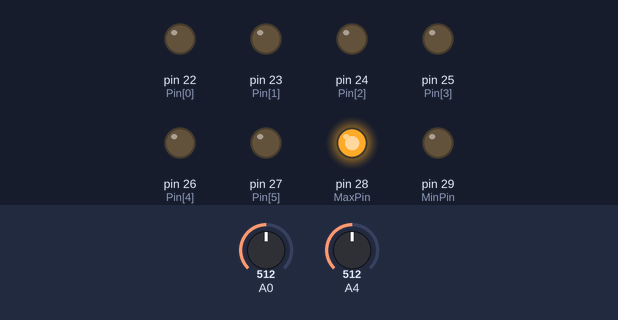
The sketch below on a simulated Arduino Mega 2560, built with avr-gcc and run on an emulated ATmega2560. Shown: output pins drawn as LEDs (lit = HIGH). The test bench sets the inputs (shaded band); at power-on: A4 = 512, A0 = 512.

Above: at 1.7 s.
1.8 s: A4 set to 570
3.3 s: A4 set to 600
At 3.8 s:
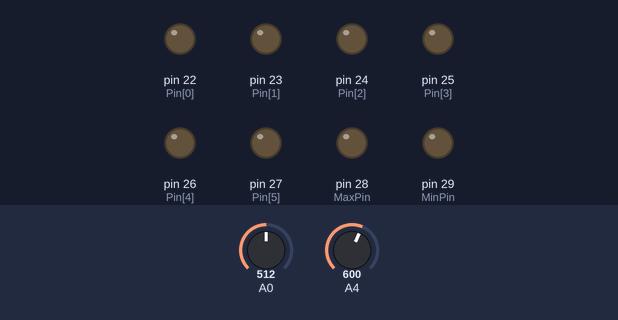
4.8 s: A4 set to 511
At 5.2 s:
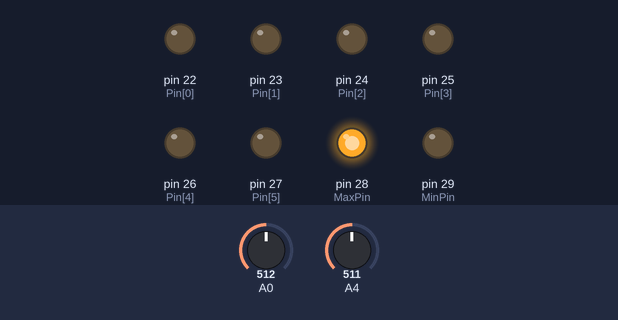
7.8 s: A4 set to 491
9.3 s: A4 set to 470
At 10.0 s:
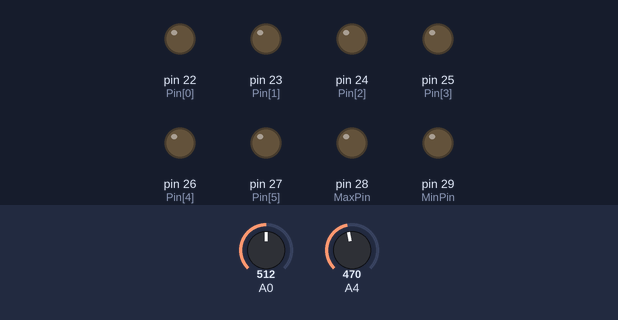
Timing chart, 0 to 11.8 s (numbered marks = the images above; inputs shaded):
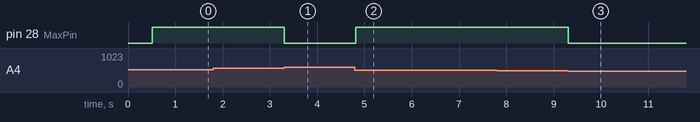

Measured:
- the behaviour switches between 582 and 583 on A4 (found by bisection; images 0 and 1)
- the behaviour switches between 478 and 477 on A4 (found by bisection; images 2 and 3)
- after the input at 1.8 s, every drawn part: stays the same
- after the input at 3.3 s, pin 28 (MaxPin): HIGH → LOW at once
- after the input at 4.8 s, pin 28 (MaxPin): LOW → HIGH at once
- after the input at 7.8 s, every drawn part: stays the same
- after the input at 9.3 s, pin 28 (MaxPin): HIGH → LOW at once

The sketch:

main.ino
```cpp
//========= global Variables ==========
byte Pin[] = {22, 23, 24, 25, 26, 27};
short pinNum = 6;

byte MaxPin = 28;
byte MinPin = 29;
short VoltMin = 100;
short VoltMax = 300;
short Voltage = 0;
short Current = 0;

short cStatus = 0x00;
short cConfig = 0x00;
short reserved = 0xFF;
bool on = LOW;
byte dt = 10;

byte thres = 2;
#define lst_size 20
short V[lst_size] = {};
short C[lst_size] = {};
short Vt, Ct;
byte i = 0;
//=====================================

void setup() {
  initGpio();

  int BAUDRATE = 9600;
  digitalWrite(13, HIGH);
  Serial.begin(BAUDRATE);
  while (!(Serial));
  delay(500);
  digitalWrite(13, LOW);
}

void loop() {
  cStatus = 0;
  V[i] = (analogRead(A4)-400)*10;
  C[i] = analogRead(A0);
  i = (i+1)%10;
  Vt = average(V);
  Ct = average(C);

  if(abs(Voltage - Vt) > thres)
    Voltage = Vt;
  if(abs(Current - Ct) > thres)
    Current = Ct;
  overVoltDetect();

  char data[50];
  if (Serial.available() > 0) {
    short sig = read16();
    if ((sig >> 8) == 0x01) // initialize mode
    {
      send16(Voltage);
      send16(VoltMax);
      send16(VoltMin);
    }
    else if ((sig >> 8) == 0x02) // configurate mode
    {
      VoltMin = read16();
      VoltMax = read16();
      send16(sig);
    }
    else if ((sig >> 8) == 0x03) // communicate mode
    {
      send16(cStatus);
      send16(Voltage);
      send16(Current);
      lightLED(sig);
    }
    else // flag error
    {
      send16(reserved);
      send16(sig);
      send16(reserved);
    }
  }
}

//======================================================

void send16(short bits) {
  Serial.write(byte(bits >> 8));
  Serial.write(byte(bits));
}

short read16() {
  byte byte_ms = Serial.read();
  Serial.write(byte_ms);
  delay(5);
  byte byte_ls = Serial.read();
  Serial.write(byte_ls);
  short int16 = byte_ms * 256 + byte_ls;
  delay(5);
  return int16;
}

void lightLED(byte bits) {
  for (int i = 0; i < pinNum; i++)
  {
    if (((bits >> i) & 0x01) == 1)
      on = HIGH;
    else
      on = LOW;
    digitalWrite(Pin[i], on);
  }
}

void overVoltDetect() {
  if (Voltage > VoltMax) {
    digitalWrite(MaxPin, HIGH);
    cStatus += 2;
  } else
    digitalWrite(MaxPin, LOW);
  if (Voltage < VoltMin) {
    digitalWrite(MinPin, HIGH);
    cStatus += 1;
  } else
    digitalWrite(MinPin, LOW);
}

void initGpio() {
  for (int i = 0 ; i < pinNum ; i++) {
    pinMode(Pin[i], OUTPUT);
    digitalWrite(Pin[i], LOW);
  }
  pinMode(MaxPin, OUTPUT);
  pinMode(MinPin, OUTPUT);
}

float average(short* lst){
  float tmp = 0;
  float len = lst_size;
  for(int i=0;i<lst_size;i++){
    tmp += lst[i]*(lst_size-i)/len;
  }
  return tmp/len;
}
```
